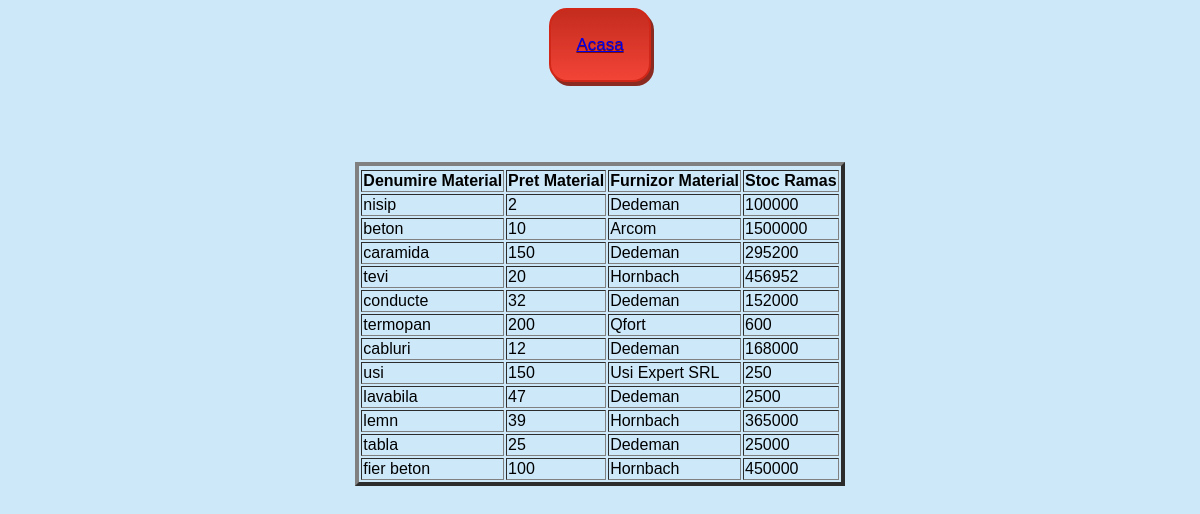
The page /materiale.php on the database its author committed.
### tables this page shows
CREATE TABLE tblMateriale(
	idMaterial INT(3) ZEROFILL PRIMARY KEY AUTO_INCREMENT,
	denumireMaterial VARCHAR(50) NOT NULL UNIQUE,
	pretMaterial INT,
	furnizorMaterial VARCHAR(50),
	stocMaterial INT
);

### materiale.php (the view, shortened to what this page needs)
<?php
$db=mysqli_connect('localhost','root','','firmaConstructiiBD')or die('Error connecting to MySQL server.');
 ?>
 <html>
<center>
	<head>
	</head>
	<body style='font-family: Arial; background-color: #cde8f9; font-size: 14px;'>
	<body>
		<div class='d-flex justify-content-center'>
				<button class="button"> <a href="index.php">Acasa</a></button>
				<br>
				</div>
				<br><br><br><br><br>
<table border='4'>
 <thead>
 <tr>
	<tr>
		<th>Denumire Material</th>
		<th>Pret Material</th>
		<th>Furnizor Material</th>
		<th>Stoc Ramas</th>
</tr>
</tr>
</thead>
 <tbody>
	<?php
        $query = "SELECT * FROM tblMateriale WHERE stocMaterial > 0";
		$result= mysqli_query($db,$query) or die('Error querying for whole tblAngajati');
		while($row=mysqli_fetch_array($result)){
			echo "<tr>";
			echo "<td>" . $row['denumireMaterial'] . "</td>";
			echo"<td>" . $row['pretMaterial'] . "</td>";
			echo"<td>" . $row['furnizorMaterial'] . "</td>";
			echo"<td>" . $row['stocMaterial'] . "</td>";
			echo "</tr>";
		}
		echo "</table>";
		?>
	</body>
</center>
</html>

### materiale.php (style rules this page uses)
.button { box-shadow: 3px 4px 0px 0px #8a2a21; background:linear-gradient(to bottom, #c62d1f 5%, #f24437 100%); background-color:#c62d1f; border-radius:18px; border:2px solid #d02718; display:inline-block; cursor:pointer; color:#ffffff; font-family:Arial; font-size:17px; padding:25px 25px; text-decoration:none; text-shadow:0px 1px 0px #810e05; }

### rows shown on the page
tblmateriale: denumireMaterial "nisip", pretMaterial "2", furnizorMaterial "Dedeman", stocMaterial "100000"
tblmateriale: denumireMaterial "beton", pretMaterial "10", furnizorMaterial "Arcom", stocMaterial "1500000"
tblmateriale: denumireMaterial "caramida", pretMaterial "150", furnizorMaterial "Dedeman", stocMaterial "295200"
tblmateriale: denumireMaterial "tevi", pretMaterial "20", furnizorMaterial "Hornbach", stocMaterial "456952"
tblmateriale: denumireMaterial "conducte", pretMaterial "32", furnizorMaterial "Dedeman", stocMaterial "152000"
tblmateriale: denumireMaterial "termopan", pretMaterial "200", furnizorMaterial "Qfort", stocMaterial "600"
tblmateriale: denumireMaterial "cabluri", pretMaterial "12", furnizorMaterial "Dedeman", stocMaterial "168000"
tblmateriale: denumireMaterial "usi", pretMaterial "150", furnizorMaterial "Usi Expert SRL", stocMaterial "250"
tblmateriale: denumireMaterial "lavabila", pretMaterial "47", furnizorMaterial "Dedeman", stocMaterial "2500"
tblmateriale: denumireMaterial "lemn", pretMaterial "39", furnizorMaterial "Hornbach", stocMaterial "365000"
tblmateriale: denumireMaterial "tabla", pretMaterial "25", furnizorMaterial "Dedeman", stocMaterial "25000"
tblmateriale: denumireMaterial "fier beton", pretMaterial "100", furnizorMaterial "Hornbach", stocMaterial "450000"
